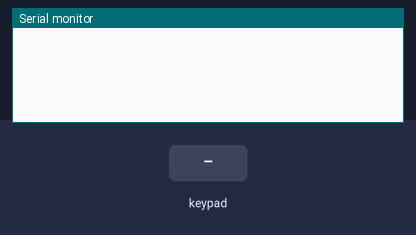
The program below on a simulated ATmega2560, built with avr-gcc and emulated at 16 MHz. Shown: the last lines printed to the serial monitor. Wiring (inferred from the signals the program sends): 4×4 keypad with keys 1 2 3 A 4 5 6 B 7 8 9 C * 0 # D (labels assumed): rows PC0, PC1, PC2, PC3; columns PC7, PC6, PC5, PC4. Inputs (shaded band) come from the test bench.

Above: at 1.2 s.
1.3 s: key '1' pressed
At 2.1 s:
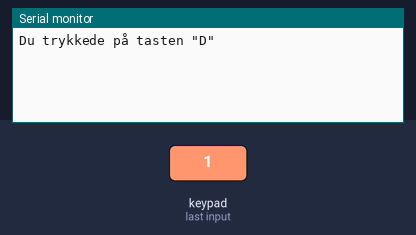
2.9 s: keypad keys 1 2 3 4 pressed 0.4 s apart
At 5.4 s:
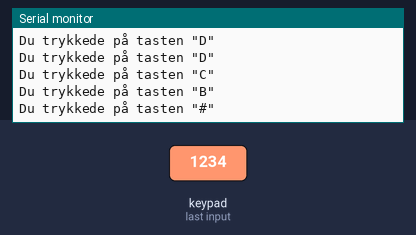
6.0 s: key 'A' pressed
At 7.2 s:
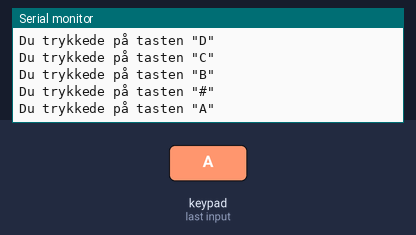
7.5 s: keypad keys 1 2 3 4 # pressed 0.4 s apart
At 9.9 s:
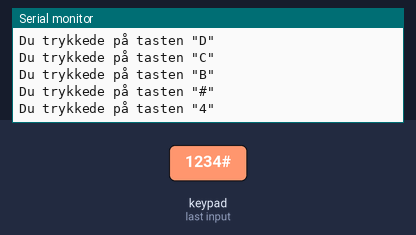
11.0 s: key '*' pressed
At 11.5 s:
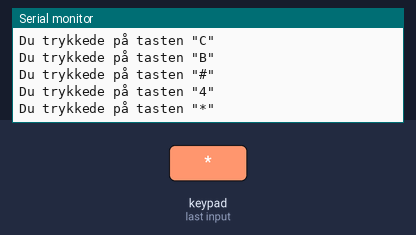

The program:

main.c
```c
/*
 * Keypad.c
 *
 * Created: 12-12-2019 09:37:10
 * Author : thom8865
 */

#include <avr/io.h>
#define F_CPU 16000000UL
#define delay 50
#include <util/delay.h>
#include <stdio.h>
#include "stdio_setup.h"
#include <string.h>

void Init(void);
int ColumnScan(void);
int ReadRows(void);
void DecodeKeypad(int,int);

int main(void)
{
	UartInit();

	Init();
	int Column;
	int Row;

    while (1)
    {
		Column = ColumnScan();
		_delay_ms(delay);
		Row = ReadRows();
		DecodeKeypad(Column, Row);
		//_delay_ms(1000);

    }
}

void Init()
{
	DDRC &= ~(1 << DDC4 | 1 << DDC5 | 1 << DDC6 | 1 << DDC7); // Sætter row lines til input
	DDRC |= (1 << DDC0) | (1 << DDC1) | (1 << DDC2) | (1 << DDC3); // Sætter column lines til output
	PORTC |= (1 << PC4) | (1 << PC5) | (1 << PC6) | (1 << PC7); // Enabler pull up på input (rows)
	PORTC |= (1 << PC0) | (1 << PC1) | (1 << PC2) | (1 << PC3); // Sætter outport porte til logisk 1
}

int ColumnScan()
{
	static int columnCounter = 1;
	PORTC |= (1 << PC0) | (1 << PC1) | (1 << PC2) | (1 << PC3); //Sætter output pins til logisk 1

	if (columnCounter == 1)
	{
		PORTC &= ~(1 << PC0); //Sætter bit til logisk 0
		columnCounter++;
		return 1;
	}
	else if (columnCounter == 2)
	{
		PORTC &= ~(1 << PC1);
		columnCounter++;
		return 2;
	}
	else if (columnCounter == 3)
	{
		PORTC &= ~(1 << PC2);
		columnCounter++;
		return 3;
	}
	else if (columnCounter == 4)
	{
		PORTC &= ~(1 << PC3);
		columnCounter = 1;
		return 4;
	}

    return 0;
}

int ReadRows()
{


	if (~PINC & (1 << PC7))
	{
		_delay_ms(10);
		if (~PINC & (1 << PC7))
		{
			return 5;
		}
	}

	if (~PINC & (1 << PC6))
	{
		_delay_ms(10);
		if (~PINC & (1 << PC6))
		{
			return 6;
		}
	}

	if (~PINC & (1 << PC5))
	{
		_delay_ms(10);
		if (~PINC & (1 << PC5))
		{
			return 7;
		}
	}

	if (~PINC & (1 << PC4))
	{
		_delay_ms(10);
		if (~PINC & (1 << PC4))
		{
			return 8;
		}
	}

	return 0;

}

void DecodeKeypad(int column, int row)
{
	int key = column * 10 + row;

	//Kolonnerne har numrene 1, 2, 3, 4 fra højre, og rækkerne har numrene 5 ,6 ,7 ,8 fra bunden
	//Key'en er en sammensætning af kolonne tallet og række tallet. eks kolonne 1 og række 7 giver key 17.

	switch (key)
	{
		case 48:
		printf("Du trykkede på tasten \"1\"\r\n");
		break;
		case 47:
		printf("Du trykkede på tasten \"4\"\r\n");
		break;
		case 46:
		printf("Du trykkede på tasten \"7\"\r\n");
		break;
		case 45:
		printf("Du trykkede på tasten \"*\"\r\n");
		break;
		case 38:
		printf("Du trykkede på tasten \"2\"\r\n");
		break;
		case 37:
		printf("Du trykkede på tasten \"5\"\r\n");
		break;
		case 36:
		printf("Du trykkede på tasten \"8\"\r\n");
		break;
		case 35:
		printf("Du trykkede på tasten \"0\"\r\n");
		break;
		case 28:
		printf("Du trykkede på tasten \"3\"\r\n");
		break;
		case 27:
		printf("Du trykkede på tasten \"6\"\r\n");
		break;
		case 26:
		printf("Du trykkede på tasten \"9\"\r\n");
		break;
		case 25:
		printf("Du trykkede på tasten \"#\"\r\n");
		break;
		case 18:
		printf("Du trykkede på tasten \"A\"\r\n");
		break;
		case 17:
		printf("Du trykkede på tasten \"B\"\r\n");
		break;
		case 16:
		printf("Du trykkede på tasten \"C\"\r\n");
		break;
		case 15:
		printf("Du trykkede på tasten \"D\"\r\n");
		break;
		default:
		/* Your code here */
		break;
	}
}
```

stdio_setup.c
```c
#define F_CPU 16000000UL
#define BAUD 9600
#define BAUD_TOL 2

#include <avr/io.h>
#include <stdio.h>
#include <util/setbaud.h>

void UartPutchar(char data);
int UartGetchar(void);

static FILE the_stdio = FDEV_SETUP_STREAM(UartPutchar, UartGetchar, _FDEV_SETUP_RW);

void UartInit(void)
{
	stdout = &the_stdio;
	stdin = &the_stdio;

	UBRR0H = UBRRH_VALUE;
	UBRR0L = UBRRL_VALUE;

	#if USE_2X
	UCSR0A |= (1 << U2X0);
	#endif

	UCSR0B = (1 << RXEN0) | (1 << TXEN0);

	// 8-bit, 1 stop bit, no parity, asynchronous UART
	UCSR0C = (1 << UCSZ01) | (1 << UCSZ00) | (0 << USBS0) |
	(0 << UPM01) | (0 << UPM00) | (0 << UMSEL01) |
	(0 << UMSEL00);
}

void UartPutchar(char data)
{
	while(!(UCSR0A & (1 << UDRE0)));
	UDR0 = data;
}

int UartGetchar(void)
{
	char data;

	while (!(UCSR0A & (1 << RXC0)));

	data = UDR0;

	if (data == '\n') {
		return -1;
	}
	UartPutchar(data);

	return data;
}
```

stdio_setup.h
```c
#ifndef STDIO_SETUP_H_
#define STDIO_SETUP_H_

void UartInit(void);

#endif /* STDIO_SETUP_H_ */
```

Measured:
- after the input at 1.3 s, the serial monitor: prints a new line after 0.16 s (image 1)
- after the input at 2.9 s, the serial monitor: prints a new line after 0.43 s (image 2)
- after the input at 6.0 s, the serial monitor: prints a new line after 0.05 s (image 3)
- after the input at 7.5 s, the serial monitor: prints a new line after 0.18 s (image 4)
- after the input at 11.0 s, the serial monitor: prints a new line at once (image 5)
